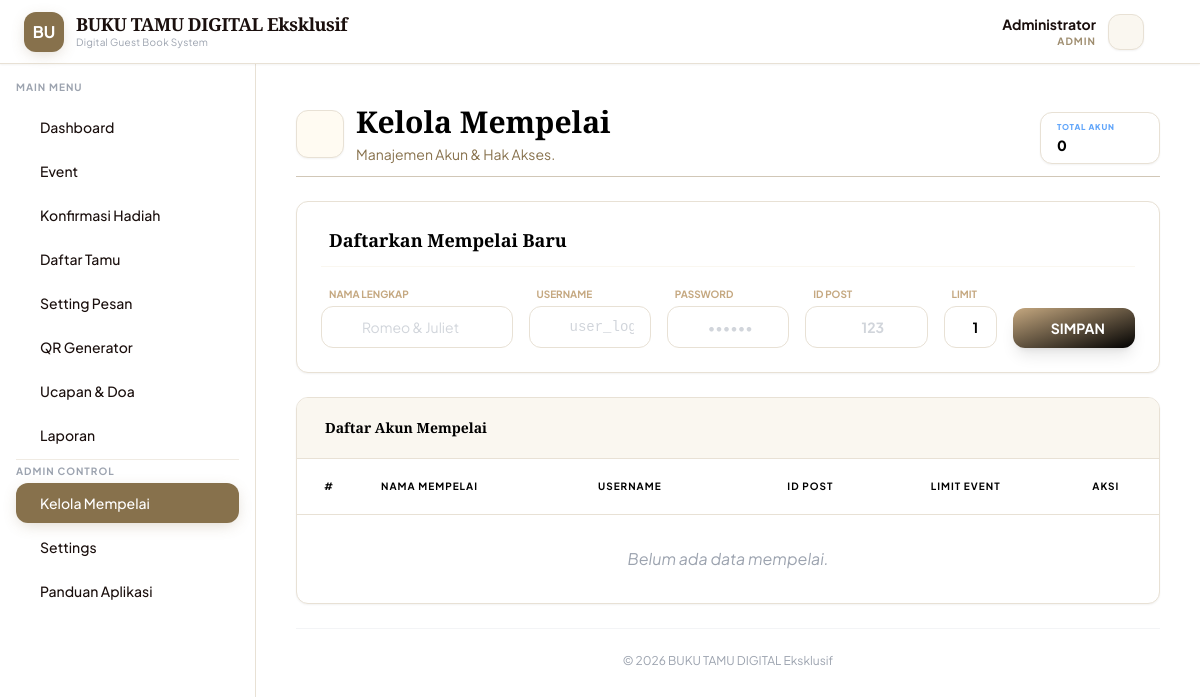
The page /kelola_mempelai.php (signed in) on the database its author committed.
### tables this page shows
CREATE TABLE `pengaturan` (
  `id` int(11) NOT NULL AUTO_INCREMENT,
  `app_name` varchar(100) DEFAULT 'Buku Tamu Wedding',
  `logo_text` varchar(20) DEFAULT 'BT',
  `logo_dashboard` varchar(255) DEFAULT '',
  `copyright` varchar(255) DEFAULT '© 2026',
  `hero_title` varchar(255) DEFAULT 'The Wedding Of',
  `hero_desc` text DEFAULT NULL,
  `hero_img` varchar(255) DEFAULT '',
  `btn_text` varchar(50) DEFAULT 'Info Acara',
  `btn_link` varchar(255) DEFAULT '#',
  `bg_mode` varchar(20) DEFAULT 'image',
  `bg_youtube_url` varchar(255) DEFAULT '',
  `bg_img` varchar(255) DEFAULT '',
  `timezone` varchar(50) DEFAULT 'Asia/Jakarta',
  `language` varchar(10) DEFAULT 'id',
  `speed_timer` int(11) DEFAULT 10,
  `color_start` varchar(20) DEFAULT '#4F46E5',
  `color_end` varchar(20) DEFAULT '#000000',
  `color_text` varchar(20) DEFAULT '#FFFFFF',
  `delay_welcome` int(11) DEFAULT 5,
  `delay_gathering` int(11) DEFAULT 5,
  `looping_overlay` tinyint(1) DEFAULT 0,
  `looping_overlay_timer` int(11) DEFAULT 10,
  `animasi_out` varchar(50) DEFAULT 'Fade',
  `animasi_duration` int(11) DEFAULT 1000,
  `welcome_text` text DEFAULT NULL,
  `welcome_bg_color` varchar(20) DEFAULT '#ffffff',
  `welcome_font_color` varchar(20) DEFAULT '#000000',
  `welcome_font` varchar(50) DEFAULT 'Poppins',
  `size_acara` int(11) DEFAULT 20,
  `size_welcome` int(11) DEFAULT 40,
  `size_tamu` int(11) DEFAULT 60,
  `size_tanggal` int(11) DEFAULT 16,
  `size_lokasi` int(11) DEFAULT 16,
  `size_waktu` int(11) DEFAULT 16,
  `show_acara` tinyint(1) DEFAULT 1,
  `show_kategori` tinyint(1) DEFAULT 1,
  `show_tanggal` tinyint(1) DEFAULT 1,
  `show_lokasi` tinyint(1) DEFAULT 1,
  `show_waktu` tinyint(1) DEFAULT 1,
  `wa_template` text DEFAULT NULL,
  `broadcast_link` varchar(255) DEFAULT '',
  `broadcast_param_id` int(11) DEFAULT NULL,
  `import_info_text` text DEFAULT NULL,
  `show_frame` tinyint(1) DEFAULT 0,
  `frame_img` varchar(255) DEFAULT '',
  `show_logo` tinyint(1) DEFAULT 1,
  `show_running_text` tinyint(1) DEFAULT 1,
  PRIMARY KEY (`id`)
);

### kelola_mempelai.php (the view, shortened to what the rows shown need)
<?php
require_once 'koneksi.php';
$config=mysqli_fetch_assoc(mysqli_query($koneksi,"SELECT * FROM pengaturan LIMIT 1"));
?>
<!DOCTYPE html>
<html lang="id">
<head>
    <script src="https://cdn.tailwindcss.com"></script>
</head>
<body class="text-[#000000]">
    <?php if(file_exists('sidebar.php')) include 'sidebar.php'; ?>
    <main class="md:ml-64 p-4 lg:p-10 relative min-w-0 overflow-x-hidden transition-all duration-300">
        <div class="max-w-7xl mx-auto space-y-6">
            <div class="mb-5 lg:mb-6 border-b border-[#d1c7b7] pb-3 no-print">
                <div class="flex flex-col md:flex-row justify-between items-start md:items-end gap-4">
                    <div class="flex items-center gap-3">
                        <div>
                            <h1 class="text-2xl lg:text-3xl font-bold text-[#000000] font-serif">Kelola Mempelai</h1>
                        </div>
                    </div>
                </div>
            </div>
            <div class="bg-white p-6 rounded-xl shadow-sm border border-[#e8e1d5] mb-8 transition-all hover:shadow-md">
                <h3 class="font-bold text-[#000000] mb-5 flex items-center gap-2 text-lg font-serif border-b border-[#faf7f0] pb-3">
                </h3>
                <form action="" method="POST" class="grid grid-cols-2 lg:grid-cols-12 gap-4 items-end">
                </form>
            </div>
            <div class="w-full bg-white rounded-xl shadow-sm border border-[#e8e1d5] overflow-hidden">
                <div class="p-5 border-b border-[#e8e1d5] bg-[#faf7f0] flex justify-between items-center">
                </div>
                <div class="overflow-x-auto">
                    <table class="w-full text-left border-collapse">
                        <thead>
                            <tr class="text-[10px] font-bold uppercase text-[#000000] tracking-widest border-b border-[#e8e1d5] bg-[#ffffff]">
                                <th class="p-5 text-center w-16">#</th>
                                <th class="p-5">Nama Mempelai</th>
                                <th class="p-5">Username</th>
                                <th class="p-5 text-center">ID Post</th>
                                <th class="p-5 text-center">Limit Event</th>
                                <th class="p-5 text-center">Aksi</th>
                            </tr>
                        </thead>
                    </table>
                </div>
            </div>
            <footer class="mt-12 mb-6 text-center text-xs text-gray-400 border-t border-gray-100 pt-6">
                <?= $config['copyright'] ?? '© ' . date('Y') . ' BUKU TAMU DIGITAL' ?>
            </footer>
        </div>
    </main>
</body>
</html>

### sidebar.php (shortened to what the rows shown need)
<?php
$page = basename($_SERVER['PHP_SELF']);
$role = $_SESSION['role'] ?? 'mempelai';
$home_url = 'dashboard.php';
$logo_path = 'assets/' . ($config['logo_dashboard'] ?? '');
$has_logo  = !empty($config['logo_dashboard']) && file_exists($logo_path);
?>
<nav class="bg-white border-b border-[#e8e1d5] fixed w-full z-40 top-0 h-16 transition-all shadow-sm">
    <div class="px-4 lg:px-6 flex justify-between items-center h-full">
        <a href="<?= $home_url ?>" class="flex items-center gap-3 hover:opacity-80 transition group">
            <?php if($has_logo): ?>
                <img src="<?= $logo_path ?>" alt="Logo App" class="w-9 h-9 md:w-10 md:h-10 object-contain bg-white rounded-xl shadow-sm border border-[#e8e1d5] p-0.5 group-hover:scale-105 transition-transform">
            <?php else: ?>
                <div class="bg-gold text-white w-9 h-9 md:w-10 md:h-10 rounded-xl flex items-center justify-center font-bold text-sm md:text-base shadow-gold group-hover:scale-105 transition-transform">
                    <?= substr($config['app_name'] ?? 'BT', 0, 2) ?>
                </div>
            <?php endif; ?>
            <div class="flex flex-col">
                <span class="font-serif font-bold text-lg text-brown tracking-tight leading-tight">
                    <?= $config['app_name'] ?? 'GuestBook' ?>
                </span>
                <span class="text-[10px] text-gray-400 hidden md:block tracking-wide">Digital Guest Book System</span>
            </div>
        </a>
        <div class="flex items-center gap-3">
            <div class="text-right hidden md:block">
                <p class="text-sm font-bold text-brown"><?= $_SESSION['nama_lengkap'] ?? 'Admin' ?></p>
                <p class="text-[10px] text-gold uppercase tracking-widest font-bold opacity-80"><?= $role ?></p>
            </div>
            <a href="profil.php" class="w-9 h-9 bg-[#faf7f0] text-[#87714c] rounded-xl flex items-center justify-center border border-[#e8e1d5] hover:bg-[#87714c] hover:text-white transition shadow-sm" title="Profil Saya">
            </a>
            <a href="#" onclick="confirmLogout(event)" class="text-gray-400 hover:text-red-500 transition ml-1 p-2 hidden md:block" title="Keluar">
            </a>
        </div>
    </div>
</nav>
<aside class="hidden md:block w-64 bg-white border-r border-[#e8e1d5] fixed h-full left-0 top-16 overflow-y-auto z-30 pb-20 scrollbar-hide">
    <div class="p-4">
        <p class="text-[10px] font-bold text-gray-400 uppercase tracking-widest mb-3">Main Menu</p>
        <nav class="space-y-1">
            <a href="dashboard.php" class="flex items-center gap-3 px-3 py-2.5 rounded-xl font-medium transition-all <?= ($page == 'dashboard.php') ? 'bg-gold text-white shadow-gold' : 'text-brown hover-cream hover:text-gold' ?>">
                <iconify-icon icon="solar:widget-3-bold-duotone" class="text-xl"></iconify-icon> <span class="text-sm">Dashboard</span>
            </a>
            <a href="event.php" class="flex items-center gap-3 px-3 py-2.5 rounded-xl font-medium transition-all <?= ($page == 'event.php') ? 'bg-gold text-white shadow-gold' : 'text-brown hover-cream hover:text-gold' ?>">
                <iconify-icon icon="solar:calendar-date-bold-duotone" class="text-xl"></iconify-icon> <span class="text-sm">Event</span>
            </a>
            <a href="hadiah.php" class="flex items-center gap-3 px-3 py-2.5 rounded-xl font-medium transition-all <?= ($page == 'hadiah.php') ? 'bg-gold text-white shadow-gold' : 'text-brown hover-cream hover:text-gold' ?>">
                <iconify-icon icon="solar:gift-bold-duotone" class="text-xl"></iconify-icon> <span class="text-sm">Konfirmasi Hadiah</span>
            </a>
            <a href="tamu.php" class="flex items-center gap-3 px-3 py-2.5 rounded-xl font-medium transition-all <?= ($page == 'tamu.php') ? 'bg-gold text-white shadow-gold' : 'text-brown hover-cream hover:text-gold' ?>">
                <iconify-icon icon="solar:users-group-rounded-bold-duotone" class="text-xl"></iconify-icon> <span class="text-sm">Daftar Tamu</span>
            </a>
            <a href="broadcast.php" class="flex items-center gap-3 px-3 py-2.5 rounded-xl font-medium transition-all <?= ($page == 'broadcast.php') ? 'bg-gold text-white shadow-gold' : 'text-brown hover-cream hover:text-gold' ?>">
                <iconify-icon icon="solar:mailbox-bold-duotone" class="text-xl"></iconify-icon> <span class="text-sm">Setting Pesan</span>
            </a>
            <a href="qr.php" class="flex items-center gap-3 px-3 py-2.5 rounded-xl font-medium transition-all <?= ($page == 'qr.php') ? 'bg-gold text-white shadow-gold' : 'text-brown hover-cream hover:text-gold' ?>">
                <iconify-icon icon="solar:qr-code-bold-duotone" class="text-xl"></iconify-icon> <span class="text-sm">QR Generator</span>
            </a>
            <a href="ucapan.php" class="flex items-center gap-3 px-3 py-2.5 rounded-xl font-medium transition-all <?= ($page == 'ucapan.php') ? 'bg-gold text-white shadow-gold' : 'text-brown hover-cream hover:text-gold' ?>">
                <iconify-icon icon="solar:chat-round-dots-bold-duotone" class="text-xl"></iconify-icon> <span class="text-sm">Ucapan & Doa</span>
            </a>
            <a href="report.php" class="flex items-center gap-3 px-3 py-2.5 rounded-xl font-medium transition-all <?= ($page == 'report.php') ? 'bg-gold text-white shadow-gold' : 'text-brown hover-cream hover:text-gold' ?>">
                <iconify-icon icon="solar:chart-bold-duotone" class="text-xl"></iconify-icon> <span class="text-sm">Laporan</span>
            </a>
            <?php if($role == 'admin'): ?>
            <hr class="my-3 border-[#f0ebe3]">
            <p class="text-[10px] font-bold text-gray-400 uppercase tracking-widest mb-2">Admin Control</p>
            <a href="kelola_mempelai.php" class="flex items-center gap-3 px-3 py-2.5 rounded-xl font-medium transition-all <?= ($page == 'kelola_mempelai.php') ? 'bg-gold text-white shadow-gold' : 'text-brown hover-cream hover:text-gold' ?>">
                <iconify-icon icon="solar:heart-bold-duotone" class="text-xl text-pink-400"></iconify-icon> <span class="text-sm">Kelola Mempelai</span>
            </a>
            <a href="pengaturan.php" class="flex items-center gap-3 px-3 py-2.5 rounded-xl font-medium transition-all <?= ($page == 'pengaturan.php') ? 'bg-gold text-white shadow-gold' : 'text-brown hover-cream hover:text-gold' ?>">
                <iconify-icon icon="solar:settings-bold-duotone" class="text-xl"></iconify-icon> <span class="text-sm">Settings</span>
            </a>
            <?php endif; ?>
            <a href="petunjuk.php" class="flex items-center gap-3 px-3 py-2.5 rounded-xl font-medium transition-all <?= ($page == 'petunjuk.php') ? 'bg-gold text-white shadow-gold' : 'text-brown hover-cream hover:text-gold' ?>">
                <iconify-icon icon="solar:info-square-bold-duotone" class="text-xl"></iconify-icon> <span class="text-sm">Panduan Aplikasi</span>
            </a>
        </nav>
    </div>
</aside>

### rows shown on the page
pengaturan: app_name "BU", app_name "BUKU TAMU DIGITAL Eksklusif", copyright "© 2026 BUKU TAMU DIGITAL Eksklusif"

### other values the page prints
$_SESSION['nama_lengkap'] "Administrator"
$role "ADMIN"
$total_mempelai "0"
